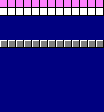

A 2D game scene composited from a Tiled map and its tileset images. What follows is a short description and the map's XML, with every tile layer's data as written:
An orthogonal 26x28 tile map with 4x4 px tiles, 1 tile layer (Tile Layer 1).

<map version="1.8" tiledversion="1.8.0" orientation="orthogonal" renderorder="right-down" width="26" height="28" tilewidth="4" tileheight="4" infinite="0" nextlayerid="2" nextobjectid="1">
 <tileset firstgid="1" source="tileset.tsx" />
 <layer id="1" name="Tile Layer 1" width="26" height="28">
  <data encoding="csv">
13,14,13,14,13,14,13,14,13,14,13,14,13,14,13,14,13,14,13,14,13,14,13,14,13,14,
33,34,33,34,33,34,33,34,33,34,33,34,33,34,33,34,33,34,33,34,33,34,33,34,33,34,
1,2,1,2,1,2,1,2,1,2,1,2,1,2,1,2,1,2,1,2,1,2,1,2,1,2,
21,22,21,22,21,22,21,22,21,22,21,22,21,22,21,22,21,22,21,22,21,22,21,22,21,22,
100,100,100,100,100,100,100,100,100,100,100,100,100,100,100,100,100,100,100,100,100,100,100,100,100,100,
100,100,100,100,100,100,100,100,100,100,100,100,100,100,100,100,100,100,100,100,100,100,100,100,100,100,
100,100,100,100,100,100,100,100,100,100,100,100,100,100,100,100,100,100,100,100,100,100,100,100,100,100,
100,100,100,100,100,100,100,100,100,100,100,100,100,100,100,100,100,100,100,100,100,100,100,100,100,100,
100,100,100,100,100,100,100,100,100,100,100,100,100,100,100,100,100,100,100,100,100,100,100,100,100,100,
100,100,100,100,100,100,100,100,100,100,100,100,100,100,100,100,100,100,100,100,100,100,100,100,100,100,
17,18,17,18,17,18,17,18,17,18,17,18,17,18,17,18,17,18,17,18,17,18,17,18,17,18,
37,38,37,38,37,38,37,38,37,38,37,38,37,38,37,38,37,38,37,38,37,38,37,38,37,38,
100,100,100,100,100,100,100,100,100,100,100,100,100,100,100,100,100,100,100,100,100,100,100,100,100,100,
100,100,100,100,100,100,100,100,100,100,100,100,100,100,100,100,100,100,100,100,100,100,100,100,100,100,
100,100,100,100,100,100,100,100,100,100,100,100,100,100,100,100,100,100,100,100,100,100,100,100,100,100,
100,100,100,100,100,100,100,100,100,100,100,100,100,100,100,100,100,100,100,100,100,100,100,100,100,100,
100,100,100,100,100,100,100,100,100,100,100,100,100,100,100,100,100,100,100,100,100,100,100,100,100,100,
100,100,100,100,100,100,100,100,100,100,100,100,100,100,100,100,100,100,100,100,100,100,100,100,100,100,
100,100,100,100,100,100,100,100,100,100,100,100,100,100,100,100,100,100,100,100,100,100,100,100,100,100,
100,100,100,100,100,100,100,100,100,100,100,100,100,100,100,100,100,100,100,100,100,100,100,100,100,100,
100,100,100,100,100,100,100,100,100,100,100,100,100,100,100,100,100,100,100,100,100,100,100,100,100,100,
100,100,100,100,100,100,100,100,100,100,100,100,100,100,100,100,100,100,100,100,100,100,100,100,100,100,
100,100,100,100,100,100,100,100,100,100,100,100,100,100,100,100,100,100,100,100,100,100,100,100,100,100,
100,100,100,100,100,100,100,100,100,100,100,100,100,100,100,100,100,100,100,100,100,100,100,100,100,100,
100,100,100,100,100,100,100,100,100,100,100,100,100,100,100,100,100,100,100,100,100,100,100,100,100,100,
100,100,100,100,100,100,100,100,100,100,100,100,100,100,100,100,100,100,100,100,100,100,100,100,100,100,
100,100,100,100,100,100,100,100,100,100,100,100,100,100,100,100,100,100,100,100,100,100,100,100,100,100,
100,100,100,100,100,100,100,100,100,100,100,100,100,100,100,100,100,100,100,100,100,100,100,100,100,100
</data>
 </layer>
</map>
